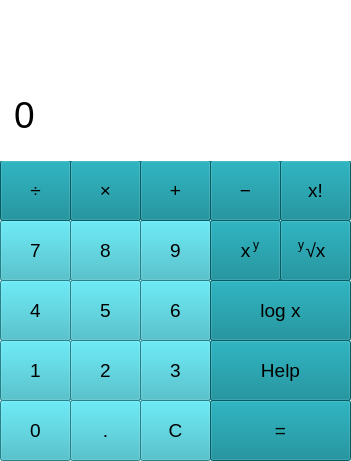
<?xml version="1.0" encoding="UTF-8"?>
<ui version="4.0">
 <class>MainWindow</class>
 <widget class="QMainWindow" name="MainWindow">
  <property name="geometry">
   <rect>
    <x>0</x>
    <y>0</y>
    <width>351</width>
    <height>461</height>
   </rect>
  </property>
  <property name="font">
   <font>
    <stylestrategy>PreferAntialias</stylestrategy>
   </font>
  </property>
  <property name="windowTitle">
   <string>CalculaTron</string>
  </property>
  <widget class="QWidget" name="centralWidget">
   <widget class="QPushButton" name="number1">
    <property name="geometry">
     <rect>
      <x>0</x>
      <y>340</y>
      <width>71</width>
      <height>61</height>
     </rect>
    </property>
    <property name="font">
     <font>
      <pointsize>14</pointsize>
     </font>
    </property>
    <property name="styleSheet">
     <string notr="true">background-color: #32b5c1;</string>
    </property>
    <property name="text">
     <string>1</string>
    </property>
   </widget>
   <widget class="QPushButton" name="dot">
    <property name="geometry">
     <rect>
      <x>70</x>
      <y>400</y>
      <width>71</width>
      <height>61</height>
     </rect>
    </property>
    <property name="font">
     <font>
      <pointsize>14</pointsize>
     </font>
    </property>
    <property name="styleSheet">
     <string notr="true">background-color: #32b5c1</string>
    </property>
    <property name="text">
     <string>.</string>
    </property>
   </widget>
   <widget class="QPushButton" name="clear">
    <property name="geometry">
     <rect>
      <x>140</x>
      <y>400</y>
      <width>71</width>
      <height>61</height>
     </rect>
    </property>
    <property name="font">
     <font>
      <pointsize>14</pointsize>
     </font>
    </property>
    <property name="styleSheet">
     <string notr="true">background-color: #32b5c1;</string>
    </property>
    <property name="text">
     <string>C</string>
    </property>
   </widget>
   <widget class="QPushButton" name="number0">
    <property name="geometry">
     <rect>
      <x>0</x>
      <y>400</y>
      <width>71</width>
      <height>61</height>
     </rect>
    </property>
    <property name="font">
     <font>
      <pointsize>14</pointsize>
     </font>
    </property>
    <property name="styleSheet">
     <string notr="true">background-color: #32b5c1</string>
    </property>
    <property name="text">
     <string>0</string>
    </property>
   </widget>
   <widget class="QPushButton" name="number2">
    <property name="geometry">
     <rect>
      <x>70</x>
      <y>340</y>
      <width>71</width>
      <height>61</height>
     </rect>
    </property>
    <property name="font">
     <font>
      <pointsize>14</pointsize>
     </font>
    </property>
    <property name="styleSheet">
     <string notr="true">background-color: #32b5c1</string>
    </property>
    <property name="text">
     <string>2</string>
    </property>
   </widget>
   <widget class="QPushButton" name="number3">
    <property name="geometry">
     <rect>
      <x>140</x>
      <y>340</y>
      <width>71</width>
      <height>61</height>
     </rect>
    </property>
    <property name="font">
     <font>
      <pointsize>14</pointsize>
     </font>
    </property>
    <property name="styleSheet">
     <string notr="true">background-color: #32b5c1</string>
    </property>
    <property name="text">
     <string>3</string>
    </property>
   </widget>
   <widget class="QPushButton" name="number4">
    <property name="geometry">
     <rect>
      <x>0</x>
      <y>280</y>
      <width>71</width>
      <height>61</height>
     </rect>
    </property>
    <property name="font">
     <font>
      <pointsize>14</pointsize>
     </font>
    </property>
    <property name="styleSheet">
     <string notr="true">background-color: #32b5c1</string>
    </property>
    <property name="text">
     <string>4</string>
    </property>
   </widget>
   <widget class="QPushButton" name="number5">
    <property name="geometry">
     <rect>
      <x>70</x>
      <y>280</y>
      <width>71</width>
      <height>61</height>
     </rect>
    </property>
    <property name="font">
     <font>
      <pointsize>14</pointsize>
     </font>
    </property>
    <property name="styleSheet">
     <string notr="true">background-color: #32b5c1;</string>
    </property>
    <property name="text">
     <string>5</string>
    </property>
   </widget>
   <widget class="QPushButton" name="number6">
    <property name="geometry">
     <rect>
      <x>140</x>
      <y>280</y>
      <width>71</width>
      <height>61</height>
     </rect>
    </property>
    <property name="font">
     <font>
      <pointsize>14</pointsize>
     </font>
    </property>
    <property name="styleSheet">
     <string notr="true">background-color: #32b5c1</string>
    </property>
    <property name="text">
     <string>6</string>
    </property>
   </widget>
   <widget class="QPushButton" name="number7">
    <property name="geometry">
     <rect>
      <x>0</x>
      <y>220</y>
      <width>71</width>
      <height>61</height>
     </rect>
    </property>
    <property name="font">
     <font>
      <pointsize>14</pointsize>
     </font>
    </property>
    <property name="styleSheet">
     <string notr="true">background-color: #32b5c1;</string>
    </property>
    <property name="text">
     <string>7</string>
    </property>
   </widget>
   <widget class="QPushButton" name="number8">
    <property name="geometry">
     <rect>
      <x>70</x>
      <y>220</y>
      <width>71</width>
      <height>61</height>
     </rect>
    </property>
    <property name="font">
     <font>
      <pointsize>14</pointsize>
     </font>
    </property>
    <property name="styleSheet">
     <string notr="true">background-color: #32b5c1;</string>
    </property>
    <property name="text">
     <string>8</string>
    </property>
   </widget>
   <widget class="QPushButton" name="number9">
    <property name="geometry">
     <rect>
      <x>140</x>
      <y>220</y>
      <width>71</width>
      <height>61</height>
     </rect>
    </property>
    <property name="font">
     <font>
      <pointsize>14</pointsize>
     </font>
    </property>
    <property name="styleSheet">
     <string notr="true">background-color: #32b5c1;</string>
    </property>
    <property name="text">
     <string>9</string>
    </property>
   </widget>
   <widget class="QPushButton" name="div">
    <property name="geometry">
     <rect>
      <x>0</x>
      <y>160</y>
      <width>71</width>
      <height>61</height>
     </rect>
    </property>
    <property name="font">
     <font>
      <pointsize>14</pointsize>
     </font>
    </property>
    <property name="styleSheet">
     <string notr="true">background-color: #00828e;</string>
    </property>
    <property name="text">
     <string>÷</string>
    </property>
   </widget>
   <widget class="QPushButton" name="equal">
    <property name="geometry">
     <rect>
      <x>210</x>
      <y>400</y>
      <width>141</width>
      <height>61</height>
     </rect>
    </property>
    <property name="font">
     <font>
      <pointsize>14</pointsize>
     </font>
    </property>
    <property name="styleSheet">
     <string notr="true">background-color: #00828e;</string>
    </property>
    <property name="text">
     <string>=</string>
    </property>
   </widget>
   <widget class="QPushButton" name="times">
    <property name="geometry">
     <rect>
      <x>70</x>
      <y>160</y>
      <width>71</width>
      <height>61</height>
     </rect>
    </property>
    <property name="font">
     <font>
      <pointsize>14</pointsize>
     </font>
    </property>
    <property name="styleSheet">
     <string notr="true">background-color: #00828e;</string>
    </property>
    <property name="text">
     <string>×</string>
    </property>
   </widget>
   <widget class="QPushButton" name="minus">
    <property name="geometry">
     <rect>
      <x>210</x>
      <y>160</y>
      <width>71</width>
      <height>61</height>
     </rect>
    </property>
    <property name="font">
     <font>
      <pointsize>14</pointsize>
      <stylestrategy>PreferAntialias</stylestrategy>
     </font>
    </property>
    <property name="styleSheet">
     <string notr="true">background-color: #00828e;
margin: 0px;</string>
    </property>
    <property name="text">
     <string>−</string>
    </property>
   </widget>
   <widget class="QPushButton" name="plus">
    <property name="geometry">
     <rect>
      <x>140</x>
      <y>160</y>
      <width>71</width>
      <height>61</height>
     </rect>
    </property>
    <property name="font">
     <font>
      <pointsize>14</pointsize>
     </font>
    </property>
    <property name="styleSheet">
     <string notr="true">background-color: #00828e;
margin: 0px;</string>
    </property>
    <property name="text">
     <string>+</string>
    </property>
   </widget>
   <widget class="QPushButton" name="log">
    <property name="geometry">
     <rect>
      <x>210</x>
      <y>280</y>
      <width>141</width>
      <height>61</height>
     </rect>
    </property>
    <property name="font">
     <font>
      <pointsize>14</pointsize>
     </font>
    </property>
    <property name="styleSheet">
     <string notr="true">background-color: #00828e;</string>
    </property>
    <property name="text">
     <string>log x</string>
    </property>
   </widget>
   <widget class="QPushButton" name="factorial">
    <property name="geometry">
     <rect>
      <x>280</x>
      <y>160</y>
      <width>71</width>
      <height>61</height>
     </rect>
    </property>
    <property name="font">
     <font>
      <pointsize>14</pointsize>
     </font>
    </property>
    <property name="styleSheet">
     <string notr="true">background-color: #00828e;</string>
    </property>
    <property name="text">
     <string>x!</string>
    </property>
   </widget>
   <widget class="QPushButton" name="power">
    <property name="geometry">
     <rect>
      <x>210</x>
      <y>220</y>
      <width>71</width>
      <height>61</height>
     </rect>
    </property>
    <property name="font">
     <font>
      <pointsize>14</pointsize>
     </font>
    </property>
    <property name="styleSheet">
     <string notr="true">background-color: #00828e;</string>
    </property>
    <property name="text">
     <string>x</string>
    </property>
   </widget>
   <widget class="QPushButton" name="sqrt">
    <property name="geometry">
     <rect>
      <x>280</x>
      <y>220</y>
      <width>71</width>
      <height>61</height>
     </rect>
    </property>
    <property name="font">
     <font>
      <pointsize>14</pointsize>
     </font>
    </property>
    <property name="styleSheet">
     <string notr="true">background-color: #00828e;</string>
    </property>
    <property name="text">
     <string>√x</string>
    </property>
   </widget>
   <widget class="QLabel" name="label">
    <property name="geometry">
     <rect>
      <x>253</x>
      <y>237</y>
      <width>16</width>
      <height>16</height>
     </rect>
    </property>
    <property name="text">
     <string>y</string>
    </property>
   </widget>
   <widget class="QLabel" name="label_2">
    <property name="geometry">
     <rect>
      <x>298</x>
      <y>237</y>
      <width>16</width>
      <height>16</height>
     </rect>
    </property>
    <property name="text">
     <string>y</string>
    </property>
   </widget>
   <widget class="QTextEdit" name="tapped_nums">
    <property name="geometry">
     <rect>
      <x>0</x>
      <y>80</y>
      <width>351</width>
      <height>81</height>
     </rect>
    </property>
    <property name="styleSheet">
     <string notr="true">background-color: #fff;
padding:10px;
font: 28pt &quot;MS Shell Dlg 2&quot;;
border: 0px</string>
    </property>
    <property name="html">
     <string>&lt;!DOCTYPE HTML PUBLIC &quot;-//W3C//DTD HTML 4.0//EN&quot; &quot;http://www.w3.org/TR/REC-html40/strict.dtd&quot;&gt;
&lt;html&gt;&lt;head&gt;&lt;meta name=&quot;qrichtext&quot; content=&quot;1&quot; /&gt;&lt;style type=&quot;text/css&quot;&gt;
p, li { white-space: pre-wrap; }
&lt;/style&gt;&lt;/head&gt;&lt;body style=&quot; font-family:'MS Shell Dlg 2'; font-size:28pt; font-weight:400; font-style:normal;&quot;&gt;
&lt;p style=&quot; margin-top:0px; margin-bottom:0px; margin-left:0px; margin-right:0px; -qt-block-indent:0; text-indent:0px;&quot;&gt;0&lt;/p&gt;&lt;/body&gt;&lt;/html&gt;</string>
    </property>
   </widget>
   <widget class="QTextEdit" name="display">
    <property name="enabled">
     <bool>true</bool>
    </property>
    <property name="geometry">
     <rect>
      <x>0</x>
      <y>0</y>
      <width>351</width>
      <height>81</height>
     </rect>
    </property>
    <property name="styleSheet">
     <string notr="true">background-color: #fff;
padding:10px;
border: 0px</string>
    </property>
   </widget>
   <widget class="QPushButton" name="help">
    <property name="geometry">
     <rect>
      <x>210</x>
      <y>340</y>
      <width>141</width>
      <height>61</height>
     </rect>
    </property>
    <property name="font">
     <font>
      <pointsize>14</pointsize>
     </font>
    </property>
    <property name="styleSheet">
     <string notr="true">background-color: #00828e;</string>
    </property>
    <property name="text">
     <string>Help</string>
    </property>
   </widget>
  </widget>
  <action name="actionShow_help">
   <property name="text">
    <string>Show help</string>
   </property>
  </action>
 </widget>
 <layoutdefault spacing="6" margin="11"/>
 <resources/>
 <connections/>
</ui>
